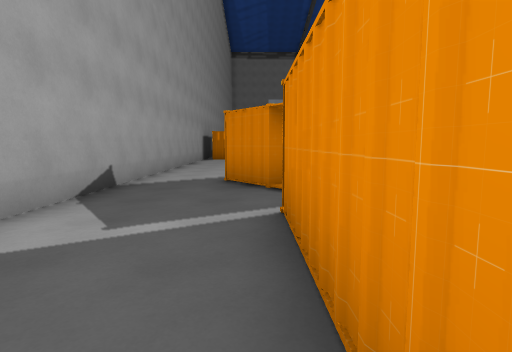
view 1 (above)

24 first-person views from a walk through a Godot game level. The camera is 1.4 m above the floor, tilts 6° down and sees 80° across. The floor is counted in squares, 2 m on a side. Each view is taken from the middle of a square. On the plan, view 1 faces up. The plan holds only what a view shows up to about 10 squares ahead; the rest is blank. The place goes on beyond the plan. Some surface patterns are stand-ins.

view 2
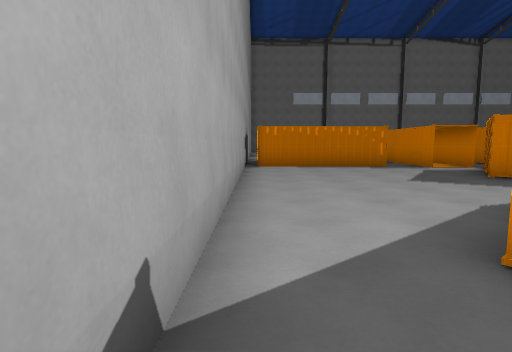

view 3
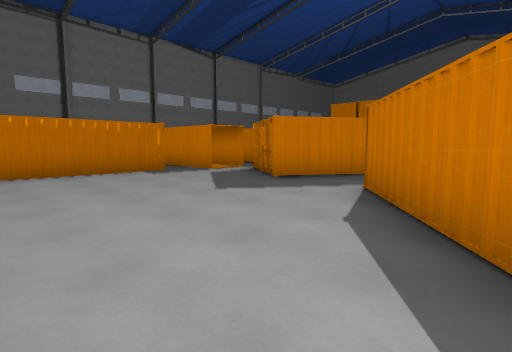

view 4
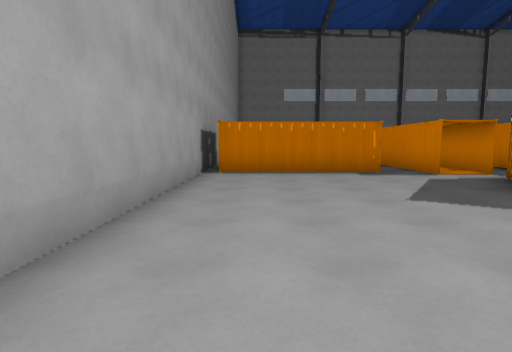

view 5
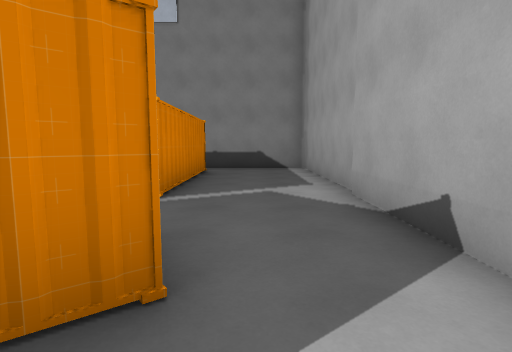

view 6
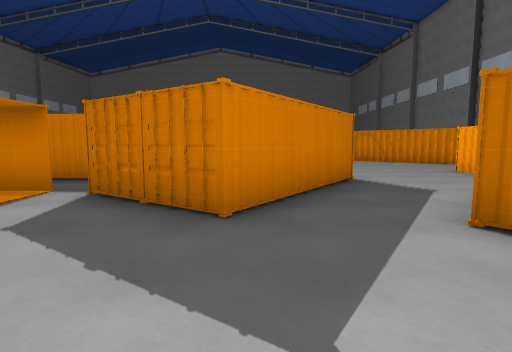

view 7
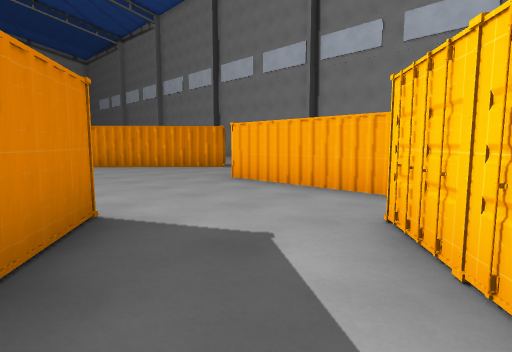

view 8
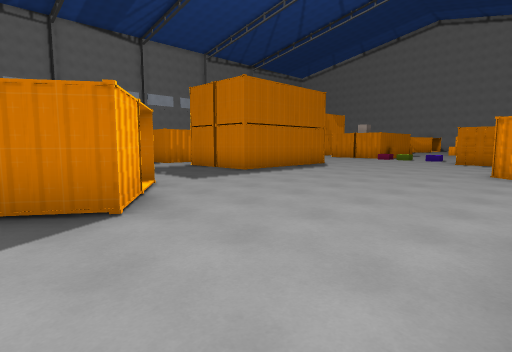

view 9
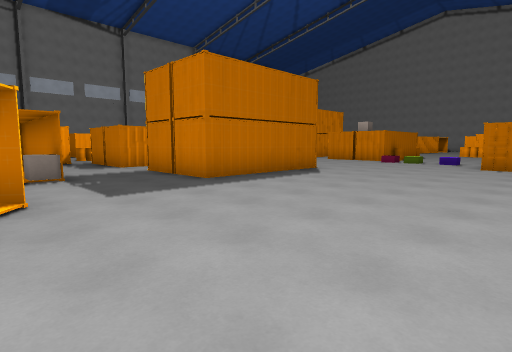

view 10
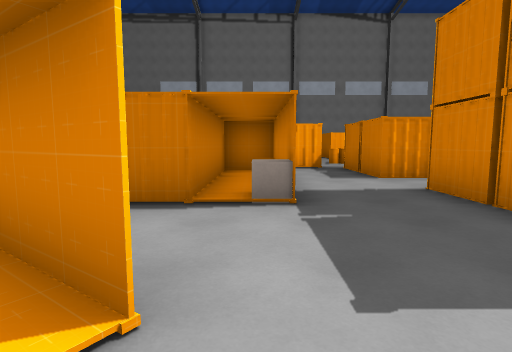

view 11
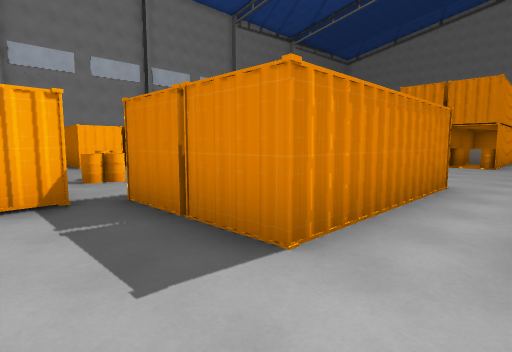

view 12
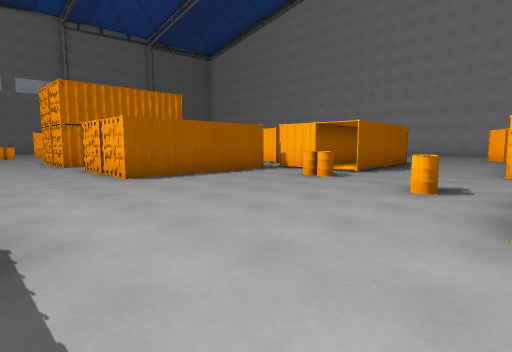

view 13
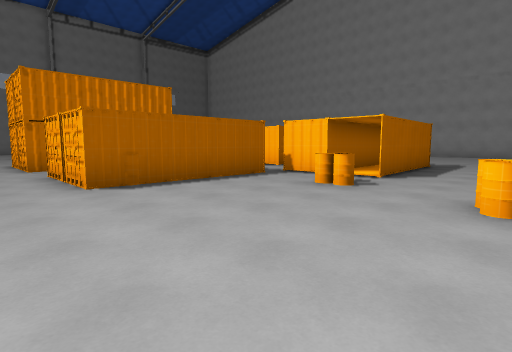

view 14
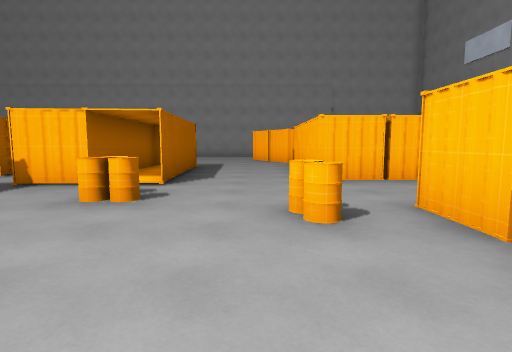

view 15
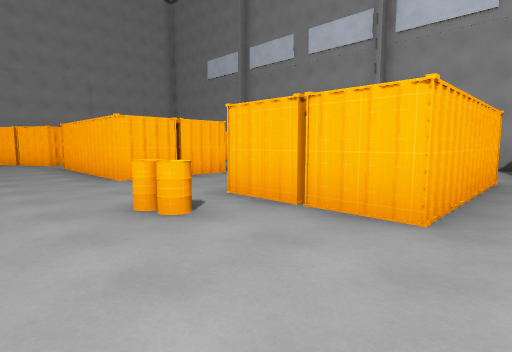

view 16
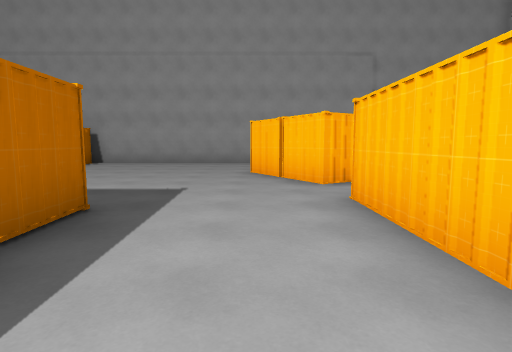

view 17
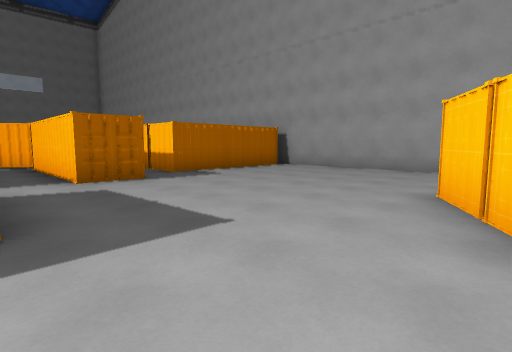

view 18
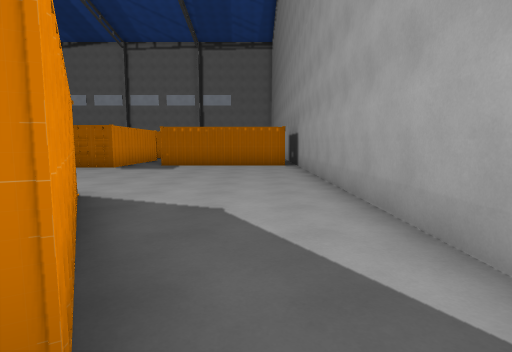

view 19
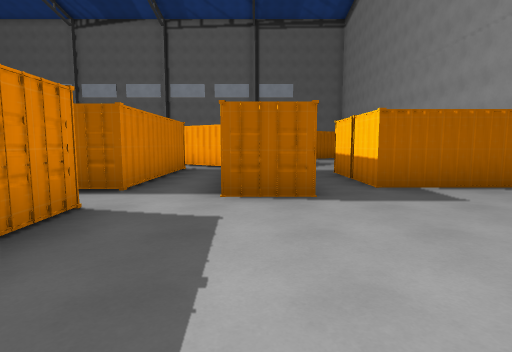

view 20
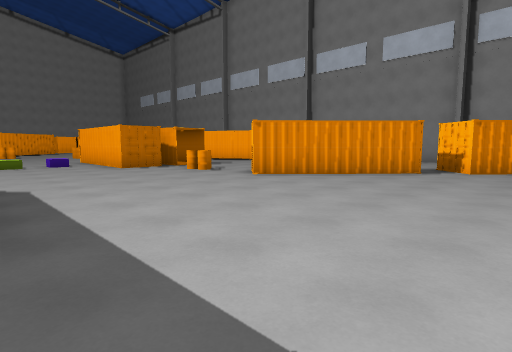

view 21
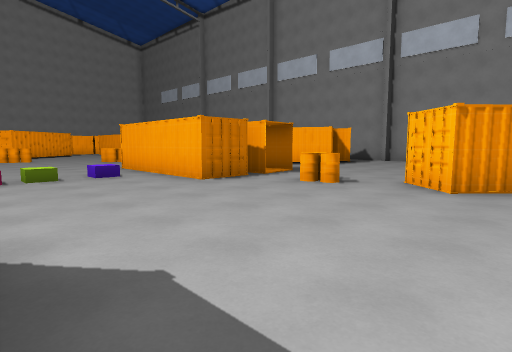

view 22
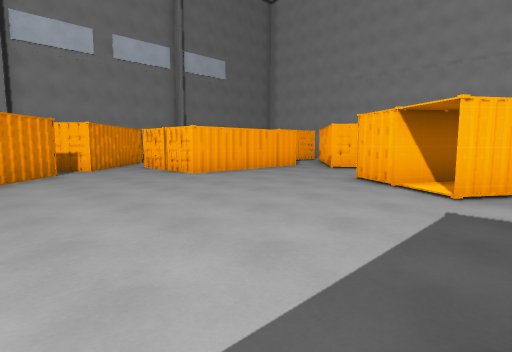

view 23
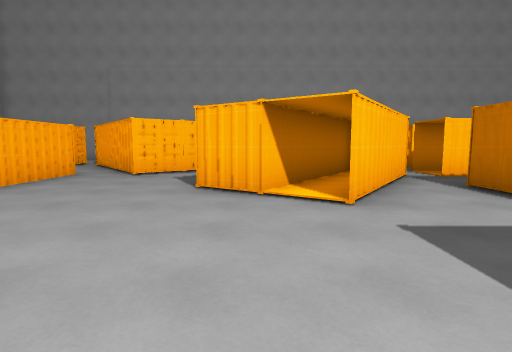

view 24
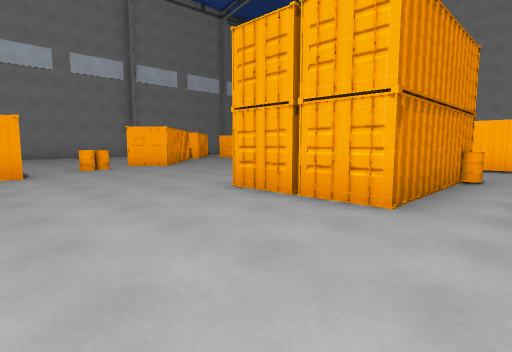

### Floor plan
Key: @ floor where view 1 was taken; # wall or solid block; x gap in a wall; . floor; / step, stairs or slope; B barrel; O other object.
Columns run from 3 left of view 1 to 24 right of it. Each row starts with its distance up from view 1.
 31                  .#
 30                  .
 29                  .
 28                  .
 27                  #.
 26   .              #.
 25  ..##       #..###.
 24 #...###.#####..###...
 23 #...###........B....
 22 #....#..............
 21 #...................
 20 #........####.B......
 19 #........####........
 18 #........#  #x#..B..
 17 #......#... ..####..   #
 16 ########.###..####.....BOO
 15       ##.###...........B##
 14 ########.###..B#......
 13 #.....##.##O.. ###....
 12 #......##.....####....
 11 #......####......O....
 10 #.....#####.........../.....
  9 #.......##............/.....
  8 #.....#....................
  7 #...####............#####
  6 #..#####........##B.##
  5 #..####........###..##
  4 #...########..## ....
  3 #...#      #.##   ..
  2 #...#      .##.   ..
  1 #...#      ##
  0 #..@#
 -1 #...
 -2 #...

Positions as (right, up) in squares from view 1, and headings:
1: (0, 0), facing up
2: (-2, 4), facing up
3: (-2, 6), facing up-right
4: (-1, 6), facing up
5: (-1, 7), facing down
6: (0, 10), facing right
7: (3, 9), facing down-right
8: (5, 5), facing up-right
9: (7, 6), facing up-right
10: (8, 9), facing up
11: (9, 14), facing up-right
12: (17, 24), facing down-left
13: (16, 23), facing down-left
14: (15, 22), facing left
15: (15, 21), facing up-left
16: (9, 22), facing left
17: (6, 23), facing down-left
18: (-1, 26), facing down
19: (4, 21), facing down
20: (8, 11), facing down-right
21: (12, 11), facing down-right
22: (12, 11), facing down-left
23: (11, 9), facing left
24: (18, 15), facing down-left
